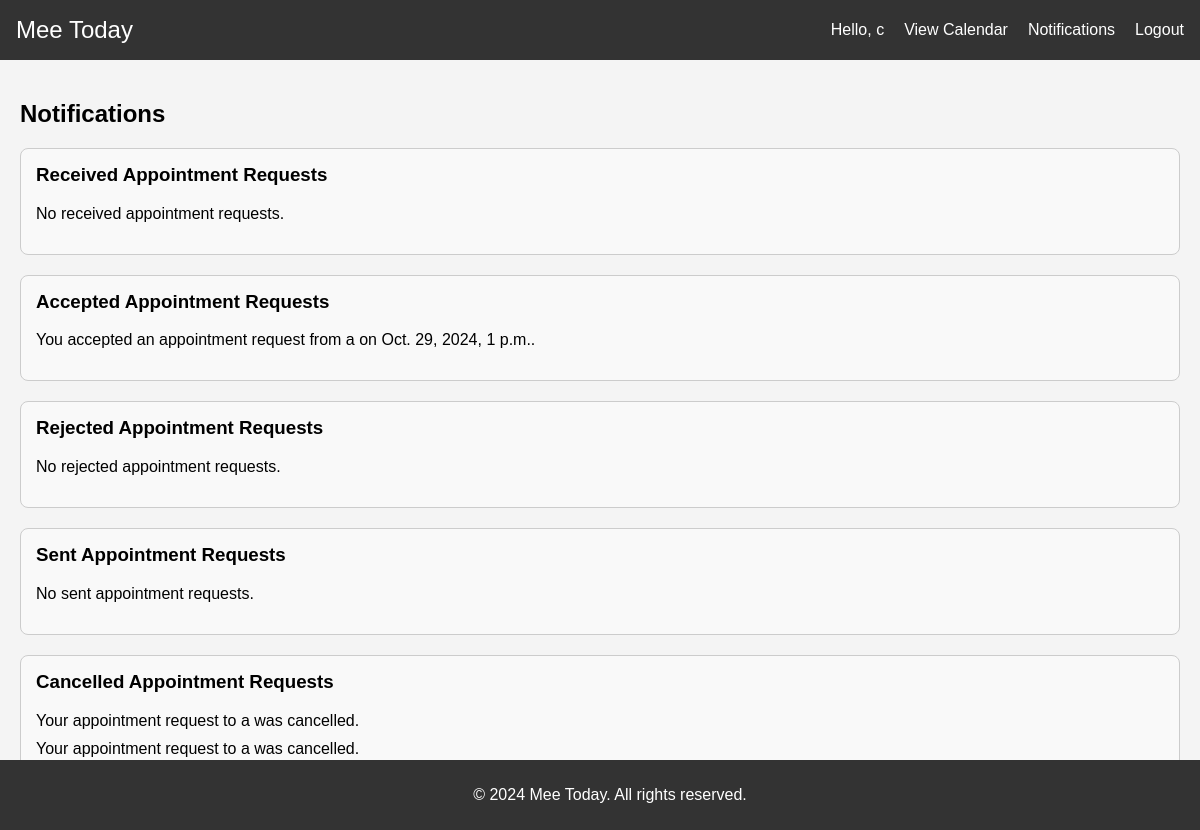
The app's page /notifications/ (signed in), older data.
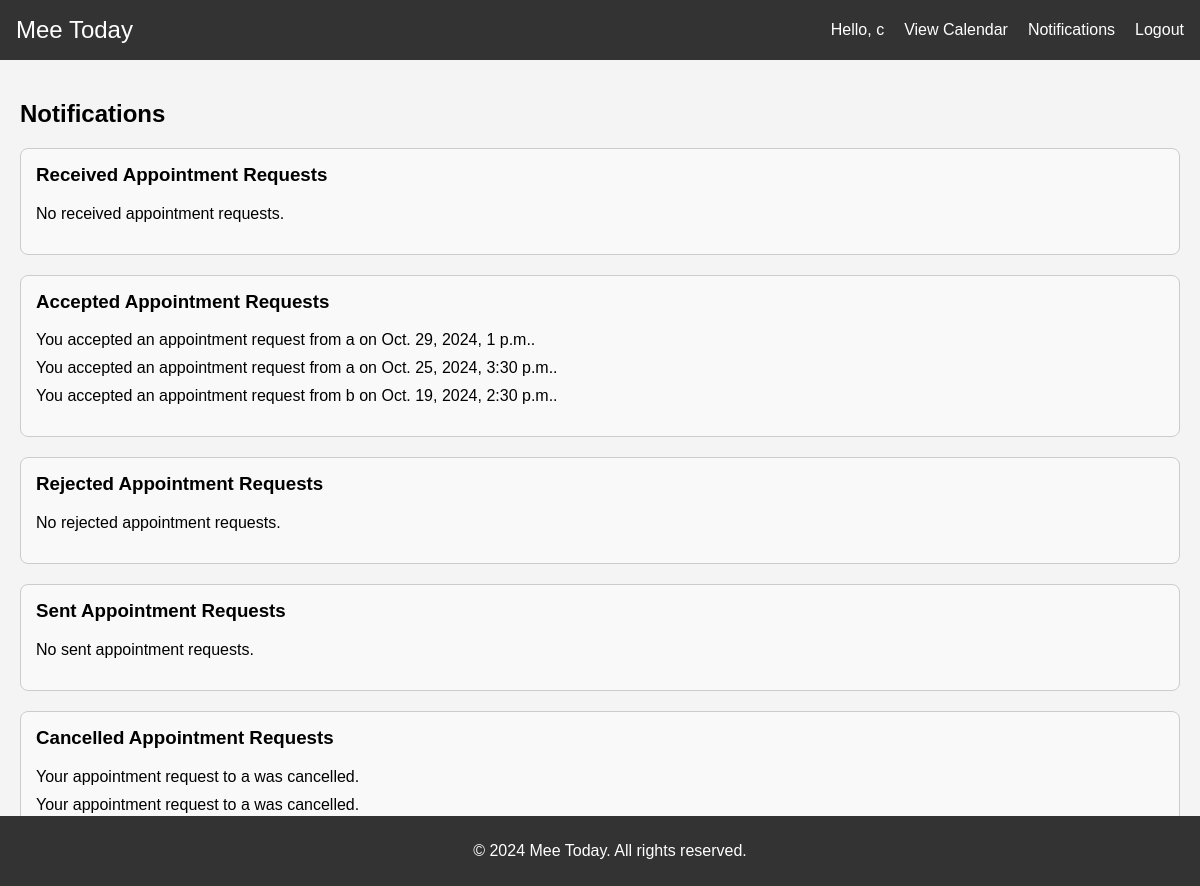
The same page, newer data.
### appointments/models.py (models this page shows, shortened)
class Appointment(models.Model):
    STATUS_CHOICES = [
        ('pending', 'Pending'),
        ('accepted', 'Accepted'),
        ('modified', 'Modified'),
        ('rejected', 'Rejected'),
    ]
    requester = models.ForeignKey(User, on_delete=models.CASCADE, related_name='sent_requests')
    recipient = models.ForeignKey(User, on_delete=models.CASCADE, related_name='received_requests')
    date = models.DateTimeField()
    reason = models.TextField()
    status = models.CharField(max_length=10, choices=STATUS_CHOICES, default='pending')

### appointments/views.py (the view)
# urls.py: path('notifications/', views.notifications, name='notifications'),
@login_required
def notifications(request):
    user = request.user
    received_pending_appointments = Appointment.objects.filter(recipient=user, status='pending')
    sent_pending_appointments = Appointment.objects.filter(requester=user, status='pending')
    received_accepted_appointments = Appointment.objects.filter(recipient=user, status='accepted')
    sent_accepted_appointments = Appointment.objects.filter(requester=user, status='accepted')
    received_rejected_appointments = Appointment.objects.filter(recipient=user, status='rejected')
    sent_cancelled_appointments = Appointment.objects.filter(requester=user, status='rejected')
    context = {
        'received_pending_appointments': received_pending_appointments,
        'sent_pending_appointments': sent_pending_appointments,
        'received_accepted_appointments': received_accepted_appointments,
        'sent_accepted_appointments': sent_accepted_appointments,
        'received_rejected_appointments': received_rejected_appointments,
        'sent_cancelled_appointments': sent_cancelled_appointments,
    }
    return render(request, 'notifications.html', context)

### appointments/templates/notifications.html
{% extends 'base.html' %}
{% block content %}
<h2>Notifications</h2>
<div class="notification-box">
    <h3>Received Appointment Requests</h3>
    <ul>
        {% for appointment in received_pending_appointments %}
            <li>
                Appointment request from {{ appointment.requester.username }} on {{ appointment.date }}:
                <form action="{% url 'accept_appointment' appointment.id %}" method="POST">
                    {% csrf_token %}
                    <button type="submit">Accept</button>
                </form>
                <form action="{% url 'reject_appointment' appointment.id %}" method="POST">
                    {% csrf_token %}
                    <button type="submit">Reject</button>
                </form>
                <form action="{% url 'modify_appointment' appointment.id %}" method="GET">
                    <button type="submit">Modify</button>
                </form>
            </li>
        {% empty %}
            <li>No received appointment requests.</li>
        {% endfor %}
    </ul>
</div>
<div class="notification-box">
    <h3>Accepted Appointment Requests</h3>
    <ul>
        {% for appointment in received_accepted_appointments %}
            <li>
                You accepted an appointment request from {{ appointment.requester.username }} on {{ appointment.date }}.
            </li>
        {% empty %}
            <li>No accepted appointment requests.</li>
        {% endfor %}
    </ul>
</div>
<div class="notification-box">
    <h3>Rejected Appointment Requests</h3>
    <ul>
        {% for appointment in received_rejected_appointments %}
            <li>
                You rejected an appointment request from {{ appointment.requester.username }} on {{ appointment.date }}.
            </li>
        {% empty %}
            <li>No rejected appointment requests.</li>
        {% endfor %}
    </ul>
</div>
<div class="notification-box">
    <h3>Sent Appointment Requests</h3>
    <ul>
        {% for appointment in sent_pending_appointments %}
            <li>
                You sent an appointment request to {{ appointment.recipient.username }} on {{ appointment.date }}. Status: {{ appointment.status }}
            </li>
        {% empty %}
            <li>No sent appointment requests.</li>
        {% endfor %}
    </ul>
</div>
<div class="notification-box">
    <h3>Cancelled Appointment Requests</h3>
    <ul>
        {% for appointment in sent_cancelled_appointments %}
            <li>
                Your appointment request to {{ appointment.recipient.username }} was cancelled.
            </li>
        {% empty %}
            <li>No cancelled appointment requests.</li>
        {% endfor %}
    </ul>
</div>
{% endblock %}

### appointments/templates/base.html (shortened to what this page needs)
{% load static%}
<!DOCTYPE html>
<html lang="en">
<head>
    <link href='https://cdn.jsdelivr.net/npm/fullcalendar@5.9.0/main.min.css' rel='stylesheet' />
    <link rel="stylesheet" href="{% static 'style.css' %}">
</head>
<body>
    <nav>
        <div class="logo">
            <a href="{% url 'home' %}">Mee Today</a>
        </div>
        <div class="menu">
            {% if user.is_authenticated %}
                <span>Hello, {{ user.username }}</span>
                <a href="{% url 'calendar' %}">View Calendar</a>
                <a href="{% url 'notifications' %}">Notifications</a>
                <a href="{% url 'logout' %}">Logout</a>
            {% else %}
                <a href="{% url 'login' %}">Login</a>
                <a href="{% url 'register' %}">Register</a>
            {% endif %}
        </div>
    </nav>
    <div class="container">
        {% block content %}
        {% endblock %}
    </div>
    <footer>
        <p>© 2024 Mee Today. All rights reserved.</p>
    </footer>
</body>
</html>

### appointments/static/style.css (style rules this page uses)
body { font-family: Arial, sans-serif; margin: 0; padding: 0; background-color: #f4f4f4; }
nav { background-color: #333; color: #fff; padding: 1em; display: flex; justify-content: space-between; align-items: center; flex-wrap: wrap; }
nav .logo a { color: #fff; text-decoration: none; font-size: 24px; }
nav .menu { display: flex; flex-wrap: wrap; }
nav .menu a { color: #fff; text-decoration: none; margin-left: 20px; }
.container { padding: 20px; }
h2 { margin-bottom: 20px; }
ul { list-style: none; padding: 0; }
ul li { margin-bottom: 10px; }
footer { text-align: center; padding: 10px; background-color: #333; color: #fff; position: fixed; width: 100%; bottom: 0; }
.notification-box { border: 1px solid #ccc; padding: 15px; margin-bottom: 20px; border-radius: 8px; background-color: #f9f9f9; }
.notification-box h3 { margin-top: 0; }
.notification-box ul { list-style-type: none; padding-left: 0; }
.notification-box li { margin-bottom: 10px; }

Row changes from the older to the newer data that the page shows:
added Appointment: requester.username "a", date "Oct. 25, 2024, 3:30 p.m.", shown under "Accepted Appointment Requests"
added Appointment: requester.username "b", date "Oct. 19, 2024, 2:30 p.m.", shown under "Accepted Appointment Requests"
